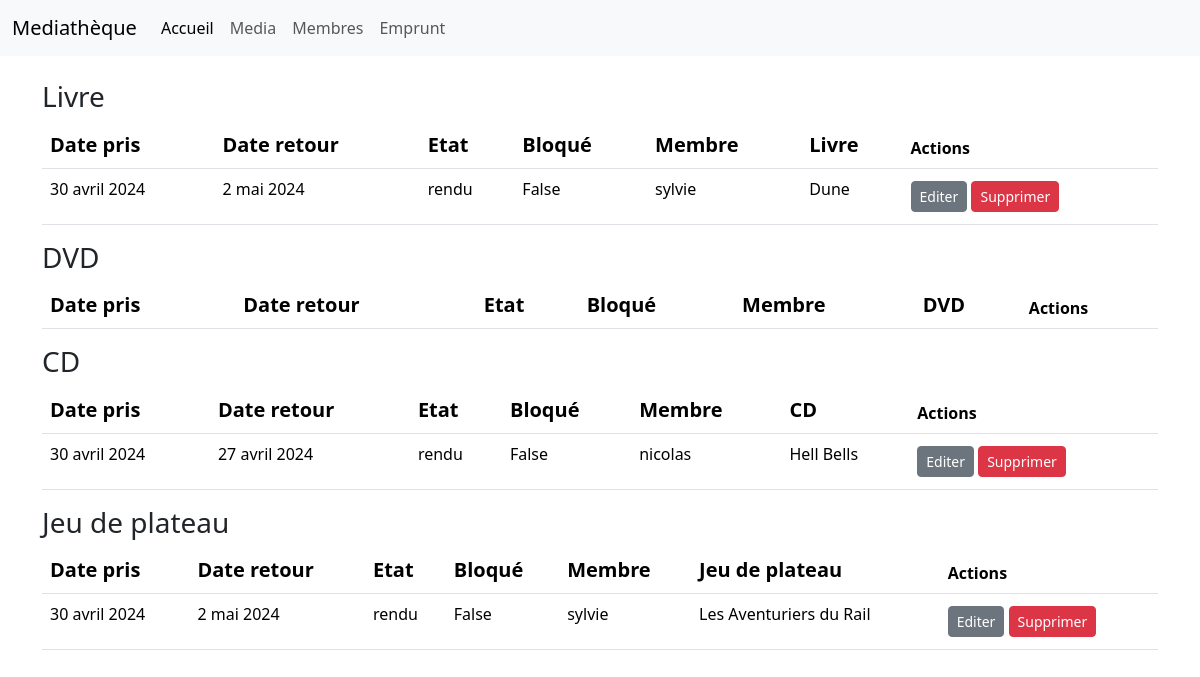
Screenshot of /bibliothecaire/emprunt/ with the database file from the repository.
### bibliothecaire/models.py (models this page shows, shortened)
class Emprunt(models.Model):
    class State(models.TextChoices):
        encours = 'encours',
        rendu = 'rendu'
    date_emprunt = models.DateField(auto_now=True)
    date_restitution = models.DateField(null=True)
    lock = models.BooleanField(default=False)
    state = models.CharField(choices=State.choices,max_length=15)
    member = models.ForeignKey(Member, on_delete=models.CASCADE)
    class Meta:
        abstract = True

class EmpruntBook(Emprunt):
    book = models.OneToOneField(Book, on_delete=models.CASCADE)
    class Meta:
        verbose_name = "Emprunt livre"

class Member(models.Model):
    name = models.CharField('Nom', max_length=150)
    email = models.EmailField('Mail', max_length=100)
    def __str__(self):
        return self.name
    class Meta:
        verbose_name = "Membre"

class Media(models.Model):
    title = models.CharField('Titre', max_length=200)
    available = models.BooleanField('Disponible', default=True)
    def __str__(self):
        return self.title
    class Meta:
        abstract = True

class Book(Media):
    author = models.CharField( 'Auteur', max_length=150)
    class Meta:
        verbose_name = "livre"

class EmpruntCd(Emprunt):
    cd = models.OneToOneField(Cd, on_delete=models.CASCADE)
    class Meta:
        verbose_name = "Emprunt CD"

class Cd(Media):
    artist = models.CharField('Artiste', max_length=150)
    class Meta:
        verbose_name = "CD"

class EmpruntBoardGame(Emprunt):
    boardGame = models.OneToOneField(BoardGame, on_delete=models.CASCADE)
    class Meta:
        verbose_name = "Emprunt Jeu Plateau"

class BoardGame(models.Model):
    name = models.CharField('Nom', max_length=200)
    creator = models.CharField('Créateur', max_length=150)
    available = models.BooleanField('Disponible', default=True)
    def __str__(self):
        return self.name
    class Meta:
        verbose_name = "Jeu de Plateau"

### bibliothecaire/views.py (the view)
# urls.py: path("emprunt/", views.listing_emprunt, name='listing-emprunt'),
def listing_emprunt(request):
    emprunt_books = EmpruntBook.objects.all()
    emprunt_dvds = EmpruntDvd.objects.all()
    emprunt_cds = EmpruntCd.objects.all()
    emprunt_boardgames = EmpruntBoardGame.objects.all()
    return render(request, "bibliothecaire/emprunt/listing.html", {
        'empruntbooks': emprunt_books,
        'empruntdvds': emprunt_dvds,
        'empruntcds' : emprunt_cds,
        'empruntboardgames' : emprunt_boardgames
        })
    """Views Member
    """

### bibliothecaire/templates/bibliothecaire/emprunt/listing.html (shortened to what this page needs)
{% extends 'bibliothecaire/base.html' %}
{% block content %}
    <div class="my-3">
    <h3>Livre</h3>
    <table class="table" >
        <thead>
            <tr>
                <th class="fs-5" >Date pris </th>
                <th class="fs-5" >Date retour</th>
                <th class="fs-5" >Etat</th>
                <th class="fs-5" >Bloqué</th>
                <th class="fs-5" >Membre</th>
                <th class="fs-5" >Livre</th>
                <th colspan="2" >Actions</th>
            </tr>
        </thead>
        <tbody>
            {% for empruntbook in empruntbooks %}
                <tr>
                    <td> {{empruntbook.date_emprunt}} </td>
                    <td> {{empruntbook.date_restitution}} </td>
                    <td> {{empruntbook.state}} </td>
                    <td> {{empruntbook.lock}} </td>
                    <td> {{empruntbook.member}} </td>
                    <td> {{empruntbook.book}} </td>
                    <td>
                        <a class="btn btn-secondary btn-sm my-1" href=" {% url 'detail-emprunt-book' empruntbook_id=empruntbook.id %} " >Editer</a>
                        <a class="btn btn-danger btn-sm my-1" href=" {% url 'delete-emprunt-book' empruntbook_id=empruntbook.id %} " >Supprimer</a>
                    </td>
                </tr>
            {% endfor %}
        </tbody>
    </table>
</div>
<div class="my-3">
    <h3>DVD</h3>
    <table class="table" >
        <thead>
            <tr>
                <th class="fs-5" >Date pris </th>
                <th class="fs-5" >Date retour</th>
                <th class="fs-5" >Etat</th>
                <th class="fs-5" >Bloqué</th>
                <th class="fs-5" >Membre</th>
                <th class="fs-5" >DVD</th>
                <th colspan="2" >Actions</th>
            </tr>
        </thead>
    </table>
</div>
<div class="my-3">
    <h3>CD</h3>
    <table class="table" >
        <thead>
            <tr>
                <th class="fs-5" >Date pris </th>
                <th class="fs-5" >Date retour</th>
                <th class="fs-5" >Etat</th>
                <th class="fs-5" >Bloqué</th>
                <th class="fs-5" >Membre</th>
                <th class="fs-5" >CD</th>
                <th colspan="2" >Actions</th>
            </tr>
        </thead>
        <tbody>
            {% for empruntcd in empruntcds %}
                <tr>
                    <td> {{empruntcd.date_emprunt}} </td>
                    <td> {{empruntcd.date_restitution}} </td>
                    <td> {{empruntcd.state}} </td>
                    <td> {{empruntcd.lock}} </td>
                    <td> {{empruntcd.member}} </td>
                    <td> {{empruntcd.cd}} </td>
                    <td>
                        <a class="btn btn-secondary btn-sm my-1" href=" {% url 'detail-emprunt-cd' empruntcd_id=empruntcd.id %} " >Editer</a>
                        <a class="btn btn-danger btn-sm my-1" href=" {% url 'delete-emprunt-cd' empruntcd_id=empruntcd.id %} " >Supprimer</a>
                    </td>
                </tr>
            {% endfor %}
        </tbody>
    </table>
</div>
<div class="my-3">
    <h3>Jeu de plateau</h3>
    <table class="table" >
        <thead>
            <tr>
                <th class="fs-5" >Date pris </th>
                <th class="fs-5" >Date retour</th>
                <th class="fs-5" >Etat</th>
                <th class="fs-5" >Bloqué</th>
                <th class="fs-5" >Membre</th>
                <th class="fs-5" >Jeu de plateau</th>
                <th colspan="2" >Actions</th>
            </tr>
        </thead>
        <tbody>
            {% for empruntboardgame in empruntboardgames %}
                <tr>
                    <td> {{empruntboardgame.date_emprunt}} </td>
                    <td> {{empruntboardgame.date_restitution}} </td>
                    <td> {{empruntboardgame.state}} </td>
                    <td> {{empruntboardgame.lock}} </td>
                    <td> {{empruntboardgame.member}} </td>
                    <td> {{empruntboardgame.boardGame}} </td>
                    <td>
                        <a class="btn btn-secondary btn-sm my-1" href=" {% url 'detail-emprunt-boardgame' empruntboardgame_id=empruntboardgame.id %} " >Editer</a>
                        <a class="btn btn-danger btn-sm my-1" href=" {% url 'delete-emprunt-boardgame' empruntboardgame_id=empruntboardgame.id %} " >Supprimer</a>
                    </td>
                </tr>
            {% endfor %}
        </tbody>
    </table>
</div>
{% endblock %}

### bibliothecaire/templates/bibliothecaire/base.html (shortened to what this page needs)
<!DOCTYPE html>
<html lang="fr">
    <head>
        <link href="https://cdn.jsdelivr.net/npm/bootstrap@5.3.3/dist/css/bootstrap.min.css" rel="stylesheet">
    </head>
    <body>
        <nav class="navbar navbar-expand-lg bg-body-tertiary">
            <div class="container-fluid">
              <a class="navbar-brand" href="{% url 'index' %}">Mediathèque</a>
              <div class="collapse navbar-collapse" id="navbarSupportedContent">
                <ul class="navbar-nav me-auto mb-2 mb-lg-0">
                  <li class="nav-item">
                    <a class="nav-link active" aria-current="page" href="{% url 'index' %}">Accueil</a>
                  </li>
                  <li class="nav-item">
                    <a class="nav-link" href="{% url 'listing' %}">Media</a>
                  </li>
                  <li class="nav-item">
                    <a class="nav-link" href="{% url 'member-listing' %}">Membres</a>
                  </li>
                  <li class="nav-item">
                    <a class="nav-link" href="{% url 'listing-emprunt' %}">Emprunt</a>
                  </li>
                </ul>
              </div>
            </div>
          </nav>
        <div class="container my-4">
            {% block content %}{% endblock %}
        </div>
    </body>
</html>

### rows the page displays
EmpruntBook: date_emprunt "30 avril 2024", date_restitution "2 mai 2024", state "rendu", lock "False", member "sylvie", book "Dune"
EmpruntCd: date_emprunt "30 avril 2024", date_restitution "27 avril 2024", state "rendu", lock "False", member "nicolas", cd "Hell Bells"
EmpruntBoardGame: date_emprunt "30 avril 2024", date_restitution "2 mai 2024", state "rendu", lock "False", member "sylvie", boardGame "Les Aventuriers du Rail"
